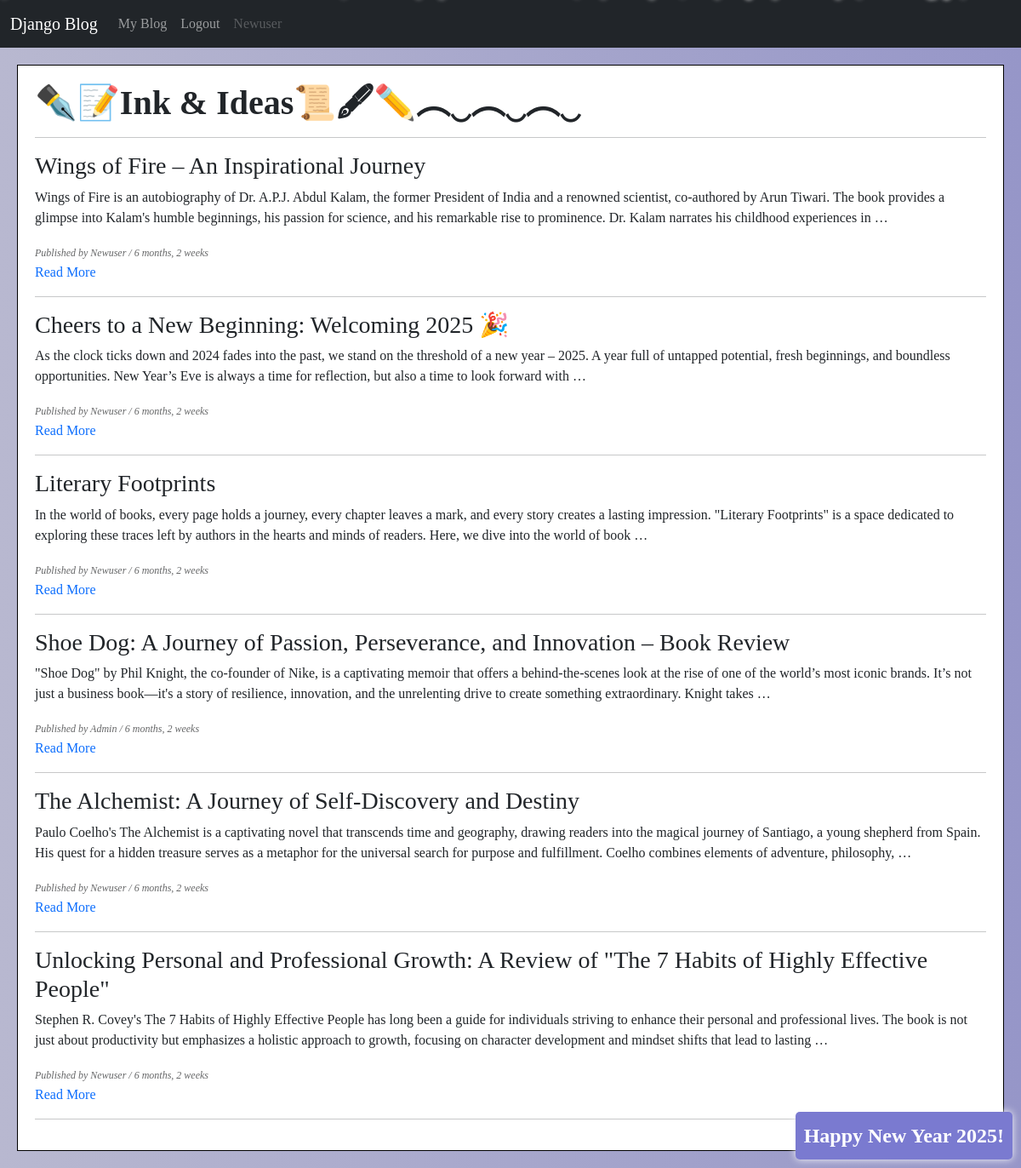
Screenshot of / (signed in) with the database file from the repository.
### blog/models.py (models this page shows, shortened)
class Blog(models.Model):
    author = models.ForeignKey(User, on_delete=models.CASCADE)
    title = models.CharField(max_length=150)
    text = models.TextField()
    published_date = models.DateTimeField(auto_now=True)
    updated_date = models.DateTimeField(auto_now_add=True)
    image = models.ImageField(upload_to='blog_images/', blank=True, null=True)  # New field for image

### blog/views.py (the view)
# urls.py: path('', views.index, name='index'),
def index(request):
    blogs = Blog.objects.all().order_by('-published_date')
    return render(request, 'blog/index.html', {'blogs': blogs})

### blog/templates/blog/index.html (shortened to what this page needs)
{% extends 'base.html' %}
{% block content %}
    <h1>✒️📝Ink & Ideas📜🖋✏️︵‿︵‿︵‿</h1><hr>
    {% for blog in blogs %}
        <h3>{{ blog.title }}</h3>
        <p>{{ blog.text|truncatewords:50 }}</p>
        <small><i>Published by {{ blog.author|title }} / {{ blog.published_date|timesince }}</i></small><br>
        <a href="{% url 'blog:detail' blog.id %}">Read More</a><br>
        <hr>
    {% empty %}
        <p>No blog has been added yet.</p>
    {% endfor %}
{% endblock %}

### templates/navbar.html (shortened to what this page needs)
<nav class="navbar navbar-dark bg-dark navbar-expand-lg">
  <div class="container-fluid">
    <a class="navbar-brand" href="{% url 'blog:index' %}">Django Blog</a>
    <div class="collapse navbar-collapse" id="navbarNavAltMarkup">
      <div class="navbar-nav">
        {% if request.user.is_authenticated %}
        <a class="nav-link" href="{% url 'blog:list' %}">My Blog</a>
            <a class="nav-link" href="{% url 'accounts:logout' %}">Logout</a>
            <a class="nav-link disabled" aria-disabled="true">{{ request.user|title }}</a>
        {% else %}
            <a class="nav-link" href="{% url 'accounts:login' %}">Login</a>
            <a class="nav-link" href="{% url 'accounts:register' %}">Sign Up</a>
        {% endif %}
      </div>
    </div>
  </div>
</nav>

### static/css/base.css (style rules this page uses)
body { background: linear-gradient(to right, rgb(184, 184, 208), rgb(150, 150, 200))!important; font-family: cursive; }
h1 { font-weight: bold; }
small { font-size: 12px; color: rgb(102, 103, 104); }
a { text-decoration: none; }

### rows the page displays
Blog: title "Wings of Fire – An Inspirational Journey", text "Wings of Fire is an autobiography of Dr. A.P.J. Abdul Kalam, the former President of India and a renowned scientist, co-authored by Arun Tiwari. The book provides a glimpse into Kalam's humble beginnings, his passion for science, and his remarkable rise to prominence. Dr. Kalam narrates his childhood experiences in …", author "Newuser", published_date "6 months, 2 weeks"
Blog: title "Cheers to a New Beginning: Welcoming 2025 🎉", text "As the clock ticks down and 2024 fades into the past, we stand on the threshold of a new year – 2025. A year full of untapped potential, fresh beginnings, and boundless opportunities. New Year’s Eve is always a time for reflection, but also a time to look forward with …", author "Newuser", published_date "6 months, 2 weeks"
Blog: title "Literary Footprints", text "In the world of books, every page holds a journey, every chapter leaves a mark, and every story creates a lasting impression. \"Literary Footprints\" is a space dedicated to exploring these traces left by authors in the hearts and minds of readers. Here, we dive into the world of book …", author "Newuser", published_date "6 months, 2 weeks"
Blog: title "Shoe Dog: A Journey of Passion, Perseverance, and Innovation – Book Review", text "\"Shoe Dog\" by Phil Knight, the co-founder of Nike, is a captivating memoir that offers a behind-the-scenes look at the rise of one of the world’s most iconic brands. It’s not just a business book—it's a story of resilience, innovation, and the unrelenting drive to create something extraordinary. Knight takes …", author "Admin", published_date "6 months, 2 weeks"
Blog: title "The Alchemist: A Journey of Self-Discovery and Destiny", text "Paulo Coelho's The Alchemist is a captivating novel that transcends time and geography, drawing readers into the magical journey of Santiago, a young shepherd from Spain. His quest for a hidden treasure serves as a metaphor for the universal search for purpose and fulfillment. Coelho combines elements of adventure, philosophy, …", author "Newuser", published_date "6 months, 2 weeks"
Blog: title "Unlocking Personal and Professional Growth: A Review of \"The 7 Habits of Highly Effective People\"", text "Stephen R. Covey's The 7 Habits of Highly Effective People has long been a guide for individuals striving to enhance their personal and professional lives. The book is not just about productivity but emphasizes a holistic approach to growth, focusing on character development and mindset shifts that lead to lasting …", author "Newuser", published_date "6 months, 2 weeks"

### other values shown
{{ request.user|title }} "Newuser"
